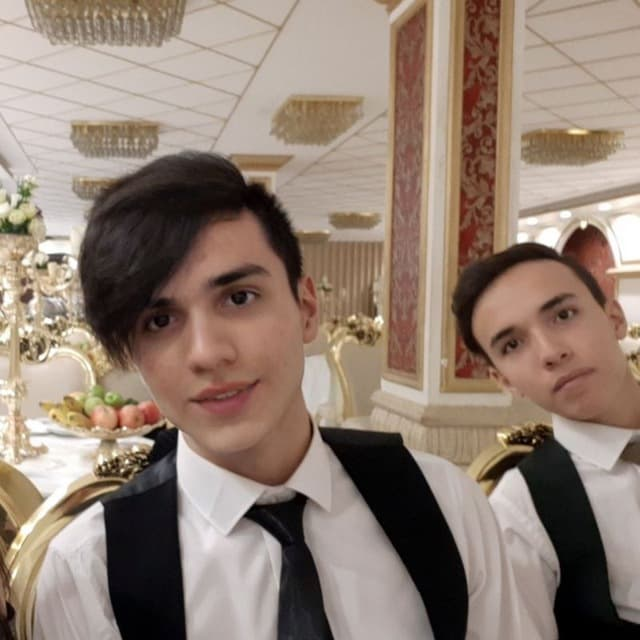
%> input picture Image Processing/Images/SohrabNamazi.jpg, 640 x 640 px
$ octave MeasureNoise.m   (GNU Octave 9; MATLAB toolbox functions it lacks are replaced by stand-ins)
%> lines starting %> are read from the running program, lines starting %| are printed output that depends on the picture; long printed decimals are rounded
% initialization
File = "Images/SohrabNamazi.jpg";
Image = imread(File);
%> Image is the input picture: size 640x640x3 uint8; mean R, G, B 145.4, 127.3, 114.8
OriginalImage = rgb2gray(Image);
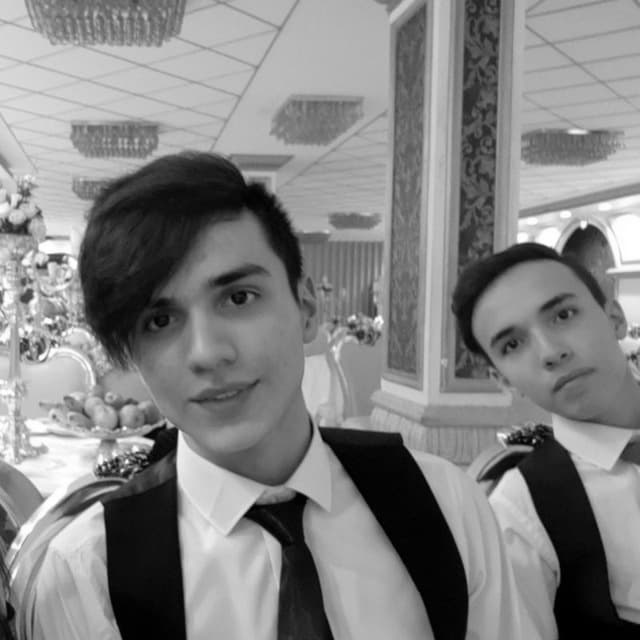
%> OriginalImage: size 640x640 uint8; min 0, max 255, mean 131.3

% make it double, because snr input structure is based on that
OriginalImage = double(OriginalImage);
%> OriginalImage: size 640x640 double

%make image noisy
NoisyImage = imnoise(OriginalImage, 'gaussian');
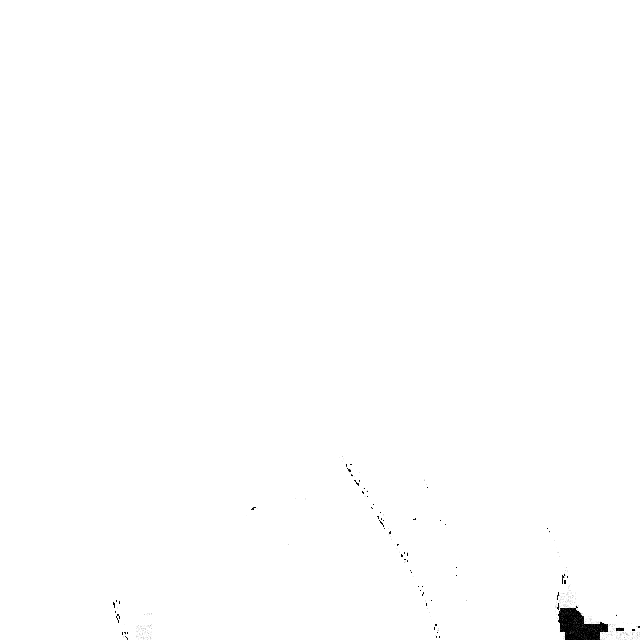
%> NoisyImage: size 640x640 double; min 0, max 1, mean 0.997

%denoise image
DenoisedImage = wiener2(NoisyImage,[3 3]);

% compute snr
snr1 = snr(OriginalImage, NoisyImage);
%> snr1 = 43.28
snr2 = snr(OriginalImage, DenoisedImage);
%> snr2 = 43.28

% print result
fprintf("The second following value must be highr:\n");
fprintf("This is the SNR between the original image and NoisyImage: %f\n", snr1);
%| This is the SNR between the original image and NoisyImage: 43.284
fprintf("This is the SNR between the original image and Denoised: %f\n", snr2);
%| This is the SNR between the original image and Denoised: 43.284
fprintf("The difference in SNRs is %f\n", snr2 - snr1);
%| The difference in SNRs is 0.000255

$ run again, with Image Processing/Images/Butterfly.jpg copied over Image Processing/Images/SohrabNamazi.jpg
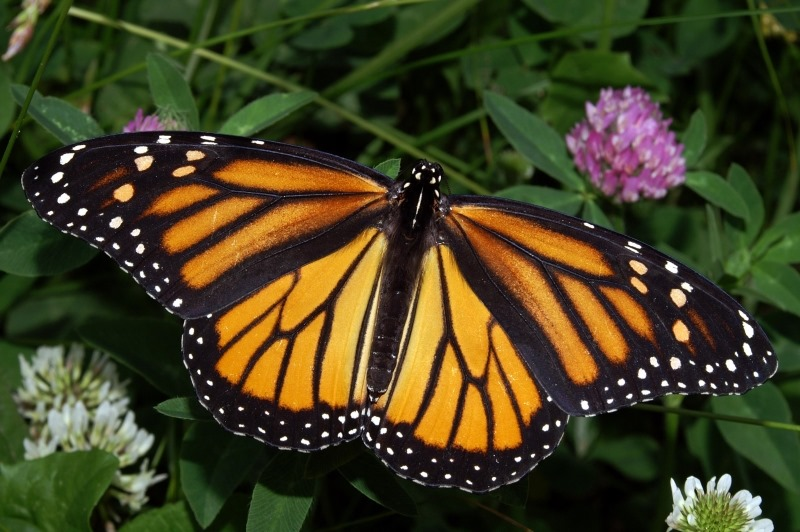
%> input picture Image Processing/Images/Butterfly.jpg, 800 x 532 px
%> Image is the input picture: size 532x800x3 uint8; mean R, G, B 66.8, 63.4, 33
%> `OriginalImage = rgb2gray(Image);`:
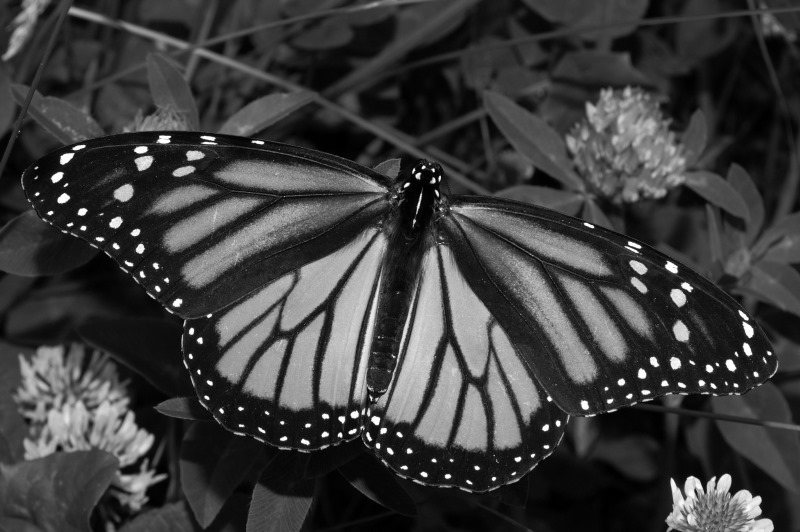
%> OriginalImage: size 532x800 uint8; min 0, max 255, mean 60.9
%> `NoisyImage = imnoise(OriginalImage, 'gaussian');`:
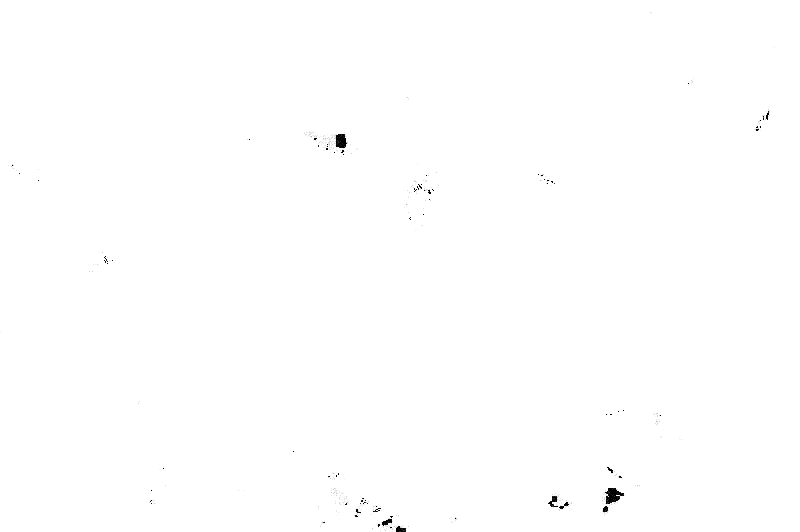
%> NoisyImage: size 532x800 double; min 0, max 1, mean 0.998
%> snr1 = 38.16
%| This is the SNR between the original image and NoisyImage: 38.158
%| This is the SNR between the original image and Denoised: 38.158
%| The difference in SNRs is 0.000317

$ run again, with Image Processing/Images/ComputerDepartment.jpg copied over Image Processing/Images/SohrabNamazi.jpg
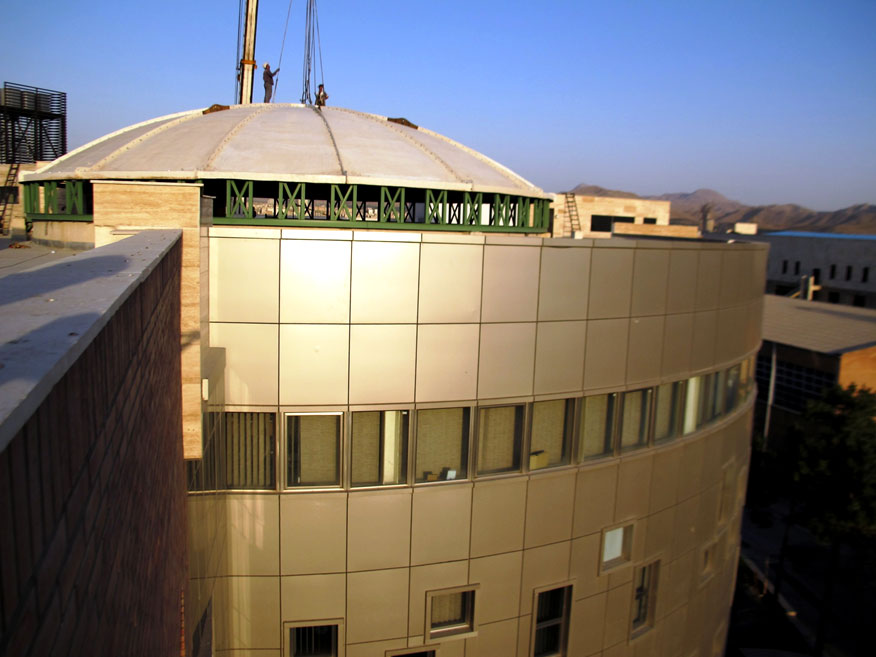
%> input picture Image Processing/Images/ComputerDepartment.jpg, 876 x 657 px
%> Image is the input picture: size 657x876x3 uint8; mean R, G, B 119.2, 113.9, 109.4
%> `OriginalImage = rgb2gray(Image);`:
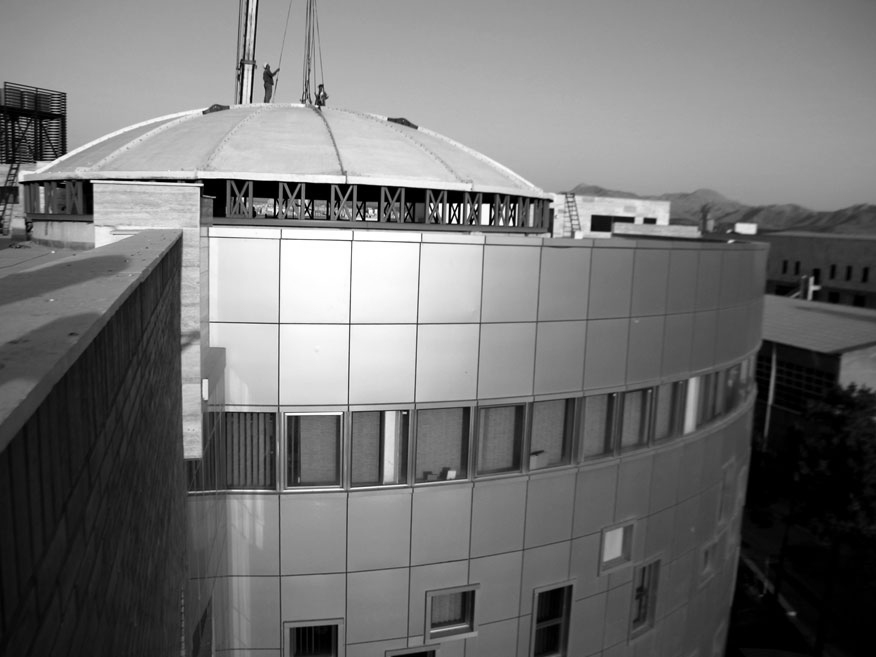
%> OriginalImage: size 657x876 uint8; min 0, max 255, mean 115
%> `NoisyImage = imnoise(OriginalImage, 'gaussian');`:
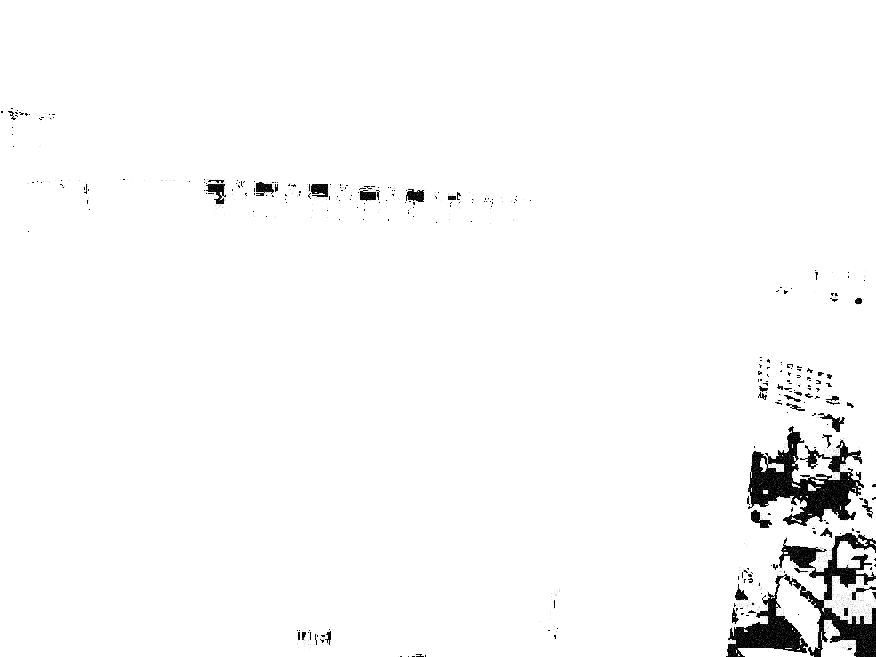
%> NoisyImage: size 657x876 double; min 0, max 1, mean 0.976
%> snr1 = 42.6
%> snr2 = 42.61
%| This is the SNR between the original image and NoisyImage: 42.604
%| This is the SNR between the original image and Denoised: 42.606
%| The difference in SNRs is 0.001752
